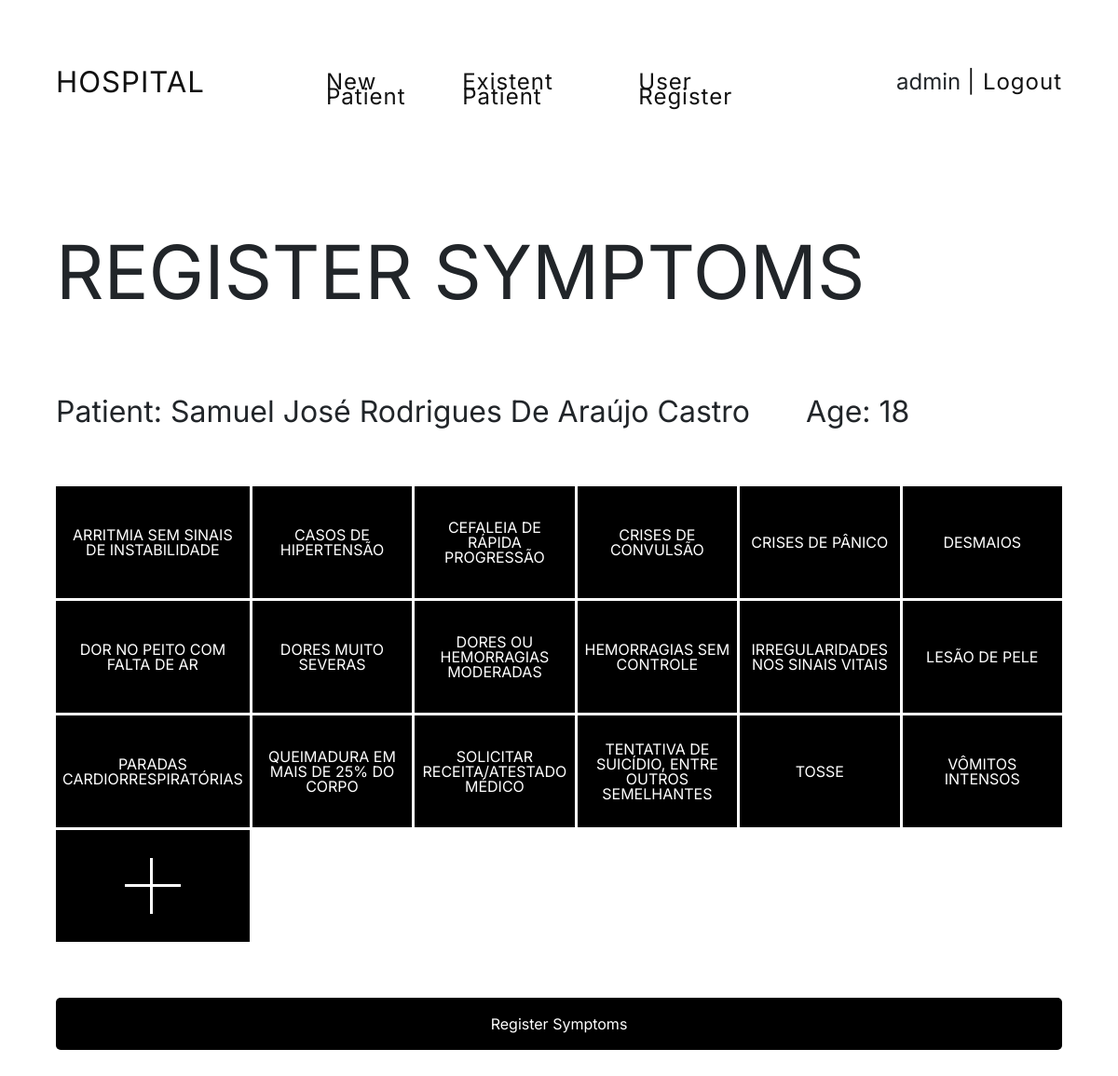
The page /register-symptoms/19/ (signed in) on the database its author committed.
### users/models.py (models this page shows, shortened)
class HospitalUser(AbstractUser):
    is_attendant = models.BooleanField(default=False)
    is_nurse = models.BooleanField(default=False)
    is_medic = models.BooleanField(default=False)

### screening/models.py (models this page shows, shortened)
class Patient(models.Model):
    name = models.CharField(max_length=50)
    age = models.PositiveIntegerField(default=0)
    cpf = models.CharField(max_length=15)
    address = models.CharField(max_length=200)
    phone = models.CharField(max_length=20)
    is_active = models.BooleanField(default=True)
    was_attended = models.BooleanField(default=False)
    create_date = models.DateTimeField(default=datetime.now)
    active_date = models.DateTimeField(default=datetime.now)
    priority = models.IntegerField(default=0)

class Symptom(models.Model):
    name = models.CharField(max_length=200)
    priority = models.IntegerField(default=0)
    create_date = models.DateTimeField(default=datetime.now)

### screening/views.py (the view, shortened to what this page needs)
# urls.py: path('register-symptoms/<int:pk>/', views.RegisterSymptomsView.as_view(), name='register-symptoms'),
class RegisterSymptomsView(View):
    def get(self, request, pk):
        if request.user.is_authenticated:
            patient = Patient.objects.get(pk=pk)
            symptoms = Symptom.objects.all().order_by('name')
            context = {'patient': patient, 'symptoms': symptoms}
            return render(request, 'screening/register-symptoms.html', context)
        return redirect('login')

### screening/templates/screening/register-symptoms.html (shortened to what this page needs)
{% extends './base.html' %}
{% load static %}
{% block extra_head %}
    <link rel="stylesheet" href="https://maxcdn.bootstrapcdn.com/bootstrap/4.0.0/css/bootstrap.min.css">
{% endblock %}
{% block content %}
    <h1 class="title">Register Symptoms</h1>
    <div class="flex-flow">
        <h2 class="subtitle">Patient: {{ patient.name }}</h2>
        <h2 class="subtitle">Age: {{ patient.age }}</h2>
    </div>
    <form action="{% url 'register-symptoms' pk=patient.pk %}" method="post">
        <div class="symptoms-grid">
            {% if symptoms %}
                {% for symptom in symptoms %}
                    <div class="symptom-box" data-symptoms="item">
                        {{ symptom.name }}
                    </div>
                {% endfor %}
                <button type="button" class="symptom-box" data-toggle="modal" data-target="#modalCreateSymptom"><div id="cross"></div></button>
            {% else %}
            <h2>No symptoms registered</h2>
            {% endif %}
        </div>
        <button class="button-black" type="submit">Register Symptoms</button>
    </form>
{% endblock %}

### screening/templates/screening/base.html (shortened to what this page needs)
<!DOCTYPE html>
{% load static %}
<html lang="en">
<head>
    {% block extra_head %}{% endblock %}
    <link rel="stylesheet" href="{% static 'css/reset.css' %}">
    <link rel="stylesheet" href="{% static 'css/symptoms-list.css' %}">
    <link rel="stylesheet" href="{% static 'css/style.css' %}">
</head>
<body>
<div class="container-hospital">
    <header>
        <nav>
            <ul class="grid-header">
                <li class="grid-item um"><a class="link-hospital {% if request.resolver_match.url_name == 'index' %}active{% endif %}" href="{% url 'index' %}">HOSPITAL</a></li>
                <ul class="grid-item dois">
                    <li><a class="link-hospital {% if request.resolver_match.url_name == 'create-patient' %}active{% endif %}" href="{% url 'create-patient' %}">New Patient</a></li>
                    <li><a class="link-hospital {% if request.resolver_match.url_name == 'add-existent-patient' %}active{% endif %}" href="{% url 'add-existent-patient' %}">Existent Patient</a></li>
                    <li><a class="link-hospital {% if request.resolver_match.url_name == 'register-user' %}active{% endif %}" href="{% url 'register-user' %}">User Register</a></li>
                </ul>
                <ul class="grid-item tres">
                    <li class="nome" style="padding-right: 7px">{{ user.username }}</li>
                    <li><a class="link-hospital" href="{% url 'logout' %}"> | Logout</a></li>
                </ul>
            </ul>
        </nav>
    </header>
    {% block content %} {% endblock %}
</div>
</body>
</html>

### screening/static/css/symptoms-list.css (style rules this page uses)
.symptoms-grid { margin: 60px 0; display: grid; grid-template-columns: repeat(6, 1fr); grid-gap: 3px; }
.symptom-box { height: 120px; padding: 7px; text-align: center; color: white; font-weight: 400; text-transform: uppercase; background: #000; display: flex; align-items: center; justify-content: center; box-sizing: border-box; cursor: pointer; transition: background .3s; }
#cross { width: 60px; height: 60px; position: relative; }
#cross:before, #cross:after { content: ""; position: absolute; z-index: 1; background: #fff; }
#cross:before { left: 50%; width: 5%; margin-left: -4%; height: 100%; }
#cross:after { top: 50%; height: 5%; margin-top: -4%; margin-left: -50%; width: 100%; background: white; }

### screening/static/css/style.css (style rules this page uses)
body { font-family: 'Inter', sans-serif; font-style: normal; font-weight: 400; font-size: 16px; line-height: 16px; }
.container-hospital { padding: 60px; background: #fff; margin: 0; }
button { background: white; border: none; }
.title { padding: 60px 0; font-style: normal; font-weight: 400; font-size: 5rem; line-height: 5rem; text-transform: uppercase; }
.subtitle { font-style: normal; font-weight: 400; font-size: 2rem; line-height: 2.5rem; text-transform: capitalize; padding: 30px 60px 0 0; }
.flex-flow { display: flex; }
.button-black { font-size: 16px; width: 100%; cursor: pointer; color: white; background: #000000; border-radius: 5px; outline-offset: 4px; padding: 20px 30px; text-align: center; transition: background .3s; font-family: 'Inter', sans-serif; }
.grid-header { display: grid; grid-template-columns: 1fr 2fr 1fr; padding-bottom: 60px; font-size: 24px; }
.grid-item { display:flex; }
.grid-item.um { justify-content: start; padding: 20px; padding-left: 0; font-size: 1.3em; color:#111; }
.grid-item.dois { justify-content: space-between; padding: 20px; }
.grid-item.tres { padding: 20px; padding-right: 0; margin-left: auto; }
.link-hospital { color: #111; letter-spacing:1px; text-decoration: none; }
a { text-decoration: none; }

### rows shown on the page
HospitalUser: username "admin"
Patient: name "Samuel José Rodrigues De Araújo Castro", age "18"
Symptom: name "ARRITMIA SEM SINAIS DE INSTABILIDADE"
Symptom: name "CASOS DE HIPERTENSÃO"
Symptom: name "CEFALEIA DE RÁPIDA PROGRESSÃO"
Symptom: name "CRISES DE CONVULSÃO"
Symptom: name "CRISES DE PÂNICO"
Symptom: name "DESMAIOS"
Symptom: name "DOR NO PEITO COM FALTA DE AR"
Symptom: name "DORES MUITO SEVERAS"
Symptom: name "DORES OU HEMORRAGIAS MODERADAS"
Symptom: name "HEMORRAGIAS SEM CONTROLE"
Symptom: name "IRREGULARIDADES NOS SINAIS VITAIS"
Symptom: name "LESÃO DE PELE"
Symptom: name "PARADAS CARDIORRESPIRATÓRIAS"
Symptom: name "QUEIMADURA EM MAIS DE 25% DO CORPO"
Symptom: name "SOLICITAR RECEITA/ATESTADO MÉDICO"
Symptom: name "TENTATIVA DE SUICÍDIO, ENTRE OUTROS SEMELHANTES"
Symptom: name "TOSSE"
Symptom: name "VÔMITOS INTENSOS"
